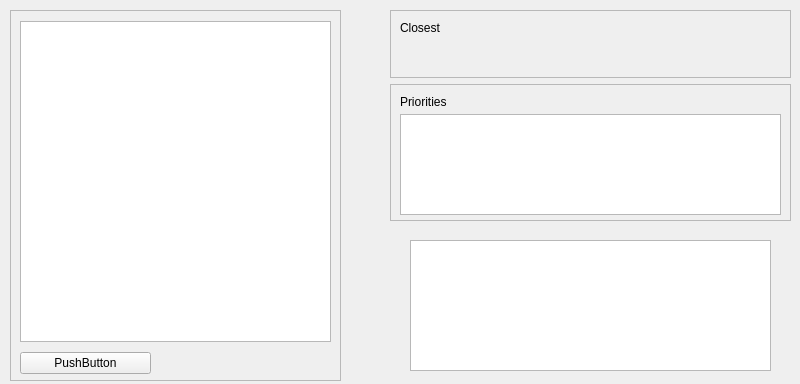
<?xml version="1.0" encoding="UTF-8"?>
<ui version="4.0">
 <class>Form</class>
 <widget class="QWidget" name="Form">
  <property name="geometry">
   <rect>
    <x>0</x>
    <y>0</y>
    <width>800</width>
    <height>384</height>
   </rect>
  </property>
  <property name="windowTitle">
   <string>Form</string>
  </property>
  <widget class="QFrame" name="frame_5">
   <property name="geometry">
    <rect>
     <x>10</x>
     <y>10</y>
     <width>331</width>
     <height>371</height>
    </rect>
   </property>
   <property name="frameShape">
    <enum>QFrame::Shape::StyledPanel</enum>
   </property>
   <property name="frameShadow">
    <enum>QFrame::Shadow::Raised</enum>
   </property>
   <widget class="ListWidget" name="todo_list">
    <property name="geometry">
     <rect>
      <x>10</x>
      <y>11</y>
      <width>311</width>
      <height>321</height>
     </rect>
    </property>
   </widget>
   <widget class="QWidget" name="layoutWidget">
    <property name="geometry">
     <rect>
      <x>10</x>
      <y>340</y>
      <width>131</width>
      <height>26</height>
     </rect>
    </property>
    <layout class="QHBoxLayout" name="horizontalLayout">
     <item>
      <widget class="PushButton" name="todo_add">
       <property name="text">
        <string>PushButton</string>
       </property>
      </widget>
     </item>
    </layout>
   </widget>
  </widget>
  <widget class="FlipView" name="style">
   <property name="geometry">
    <rect>
     <x>410</x>
     <y>240</y>
     <width>361</width>
     <height>131</height>
    </rect>
   </property>
  </widget>
  <widget class="QWidget" name="layoutWidget">
   <property name="geometry">
    <rect>
     <x>390</x>
     <y>10</y>
     <width>401</width>
     <height>211</height>
    </rect>
   </property>
   <layout class="QVBoxLayout" name="verticalLayout" stretch="1,2">
    <item>
     <widget class="QFrame" name="frame_6">
      <property name="frameShape">
       <enum>QFrame::Shape::StyledPanel</enum>
      </property>
      <property name="frameShadow">
       <enum>QFrame::Shadow::Raised</enum>
      </property>
      <widget class="QLabel" name="label_6">
       <property name="geometry">
        <rect>
         <x>10</x>
         <y>10</y>
         <width>49</width>
         <height>16</height>
        </rect>
       </property>
       <property name="text">
        <string>Closest</string>
       </property>
      </widget>
      <widget class="QWidget" name="todo_closest" native="true">
       <property name="enabled">
        <bool>false</bool>
       </property>
       <property name="geometry">
        <rect>
         <x>10</x>
         <y>30</y>
         <width>371</width>
         <height>31</height>
        </rect>
       </property>
      </widget>
     </widget>
    </item>
    <item>
     <widget class="QFrame" name="frame_7">
      <property name="frameShape">
       <enum>QFrame::Shape::StyledPanel</enum>
      </property>
      <property name="frameShadow">
       <enum>QFrame::Shadow::Raised</enum>
      </property>
      <widget class="QLabel" name="label_7">
       <property name="geometry">
        <rect>
         <x>10</x>
         <y>10</y>
         <width>49</width>
         <height>16</height>
        </rect>
       </property>
       <property name="text">
        <string>Priorities</string>
       </property>
      </widget>
      <widget class="QListWidget" name="todo_priorities">
       <property name="geometry">
        <rect>
         <x>10</x>
         <y>30</y>
         <width>381</width>
         <height>101</height>
        </rect>
       </property>
      </widget>
     </widget>
    </item>
   </layout>
  </widget>
 </widget>
 <customwidgets>
  <customwidget>
   <class>FlipView</class>
   <extends>QListWidget</extends>
   <header>qfluentwidgets</header>
  </customwidget>
  <customwidget>
   <class>PushButton</class>
   <extends>QPushButton</extends>
   <header location="global">qfluentwidgets</header>
  </customwidget>
  <customwidget>
   <class>ListWidget</class>
   <extends>QListWidget</extends>
   <header>qfluentwidgets</header>
  </customwidget>
 </customwidgets>
 <resources/>
 <connections/>
</ui>
